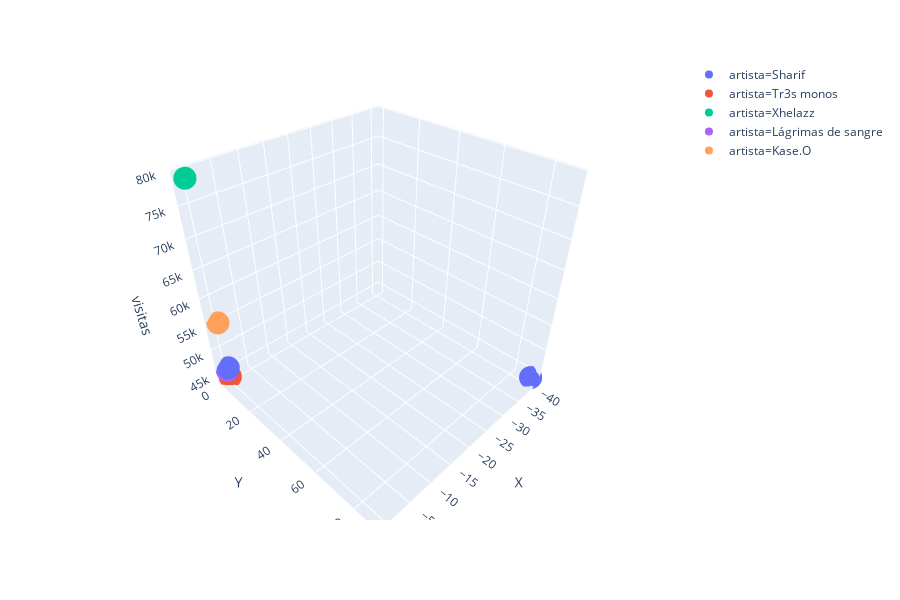

Notebook cell for this chart:
### Markdown cell above
Podemos ver que hay una canción que es muy diferente al resto de canciones más escuchadas, la canción `100 Frases` de `Sharif`, en cambio, observando el mismo gráfico en 3D, vemos que hay un grupo que son muy similares entre sí. Y una de las canciones situadas en el mismo clúster, es la más escuchada de todas: `La soledad comienza` de `Xhelazz`.

### Code cell
import plotly.express as px

fig = px.scatter_3d(dataf, x = 'X', y = 'Y', z='visitas', color='artista')
fig.show()

### Figure 1 — Plotly figure (JSON) as saved in the notebook; plotly's stock layout.template omitted (floating-point values rounded to 4 significant figures)
{"data": [{"hoverlabel": {"namelength": 0}, "hovertemplate": "artista=Sharif<br>X=%{x}<br>Y=%{y}<br>visitas=%{z}", "legendgroup": "artista=Sharif", "marker": {"color": "#636efa", "symbol": "circle"}, "mode": "markers", "name": "artista=Sharif", "scene": "scene", "showlegend": true, "type": "scatter3d", "x": [-40.71, -0.05427], "y": [88.56, 0.1665], "z": [44187, 46093]}, {"hoverlabel": {"namelength": 0}, "hovertemplate": "artista=Tr3s monos<br>X=%{x}<br>Y=%{y}<br>visitas=%{z}", "legendgroup": "artista=Tr3s monos", "marker": {"color": "#EF553B", "symbol": "circle"}, "mode": "markers", "name": "artista=Tr3s monos", "scene": "scene", "showlegend": true, "type": "scatter3d", "x": [-0.06543], "y": [0.2428], "z": [44122]}, {"hoverlabel": {"namelength": 0}, "hovertemplate": "artista=Xhelazz<br>X=%{x}<br>Y=%{y}<br>visitas=%{z}", "legendgroup": "artista=Xhelazz", "marker": {"color": "#00cc96", "symbol": "circle"}, "mode": "markers", "name": "artista=Xhelazz", "scene": "scene", "showlegend": true, "type": "scatter3d", "x": [0.5102], "y": [0.6427], "z": [79047]}, {"hoverlabel": {"namelength": 0}, "hovertemplate": "artista=Lágrimas de sangre<br>X=%{x}<br>Y=%{y}<br>visitas=%{z}", "legendgroup": "artista=Lágrimas de sangre", "marker": {"color": "#ab63fa", "symbol": "circle"}, "mode": "markers", "name": "artista=Lágrimas de sangre", "scene": "scene", "showlegend": true, "type": "scatter3d", "x": [0.1829], "y": [-0.09819], "z": [45645]}, {"hoverlabel": {"namelength": 0}, "hovertemplate": "artista=Kase.O<br>X=%{x}<br>Y=%{y}<br>visitas=%{z}", "legendgroup": "artista=Kase.O", "marker": {"color": "#FFA15A", "symbol": "circle"}, "mode": "markers", "name": "artista=Kase.O", "scene": "scene", "showlegend": true, "type": "scatter3d", "x": [0.05063], "y": [-0.04882], "z": [55337]}], "layout": {"height": 600, "legend": {"tracegroupgap": 0}, "margin": {"t": 60}, "scene": {"domain": {"x": [0, 1], "y": [0, 1]}, "xaxis": {"title": {"text": "X"}}, "yaxis": {"title": {"text": "Y"}}, "zaxis": {"title": {"text": "visitas"}}}}}
